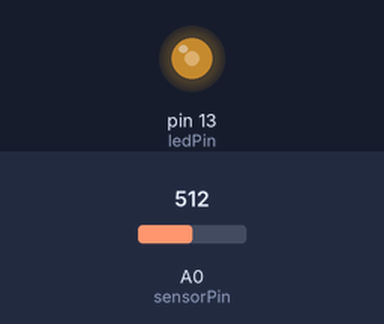
This sketch was run on a simulated Arduino Uno, built with avr-gcc and run on an emulated ATmega328P. Shown: output pins drawn as LEDs (lit = HIGH). The inputs (shaded band) are chosen by the test bench; at power-on: A0 (sensorPin) = 512.

Above: at 2.8 s.
2.9 s: A0 (sensorPin) set to 209
5.6 s: A0 (sensorPin) set to 185
At 7.0 s:
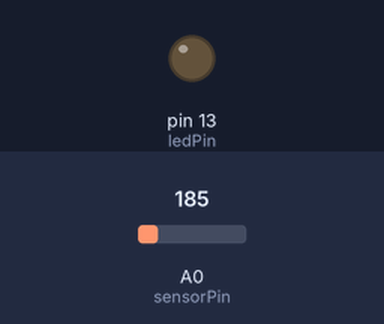
8.3 s: A0 (sensorPin) set to 210
At 9.4 s:
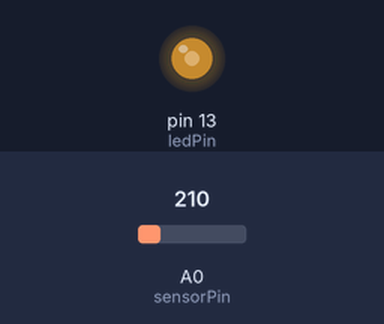
Timing chart, 0 to 11.3 s (numbered marks = the images above; inputs shaded):
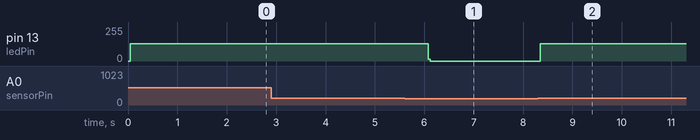

Measured:
- the behaviour switches between 201 and 200 on A0 (sensorPin) (found by bisection; images 0 and 1)
- after the input at 2.9 s, every drawn part: stays the same
- after the input at 5.6 s, pin 13 (ledPin): 129/255 → 0/255 after 0.48 s
- after the input at 8.3 s, pin 13 (ledPin): 0/255 → 128/255 at once

The sketch:

buclefor.ino
```cpp
const int sensorPin = A0;
const int ledPin = 13;

void setup() {
  pinMode(ledPin, OUTPUT);               ///Se declaran los pines y también se establece la barrera a valores que uno
  pinMode(sensorPin, INPUT);             ///necesite.
}

void loop() {
  int barrera = analogRead(sensorPin);

  if (barrera > 200) {
    for (int i = 0; i < 1000; i++) {  ///Acá está el BUCLE FOR, el cual setea 1000 milisegundos (1 segundo) y dentro de el
      digitalWrite(ledPin, HIGH);     ///enciende el pin conectado al led dándole un delay de 1ms y luego también lo delaya
      delay(1);                       ///pero al apagarlo.
      digitalWrite(ledPin, LOW);
      delay(1);
    }
  }                                   ///Tengo problemas con el instalador del SimulIDE, mañana en clase pido el pendrive que tenían los profesores
}                                     ///y pruebo conectarlo. Acá en el compilador está correcto.
```
